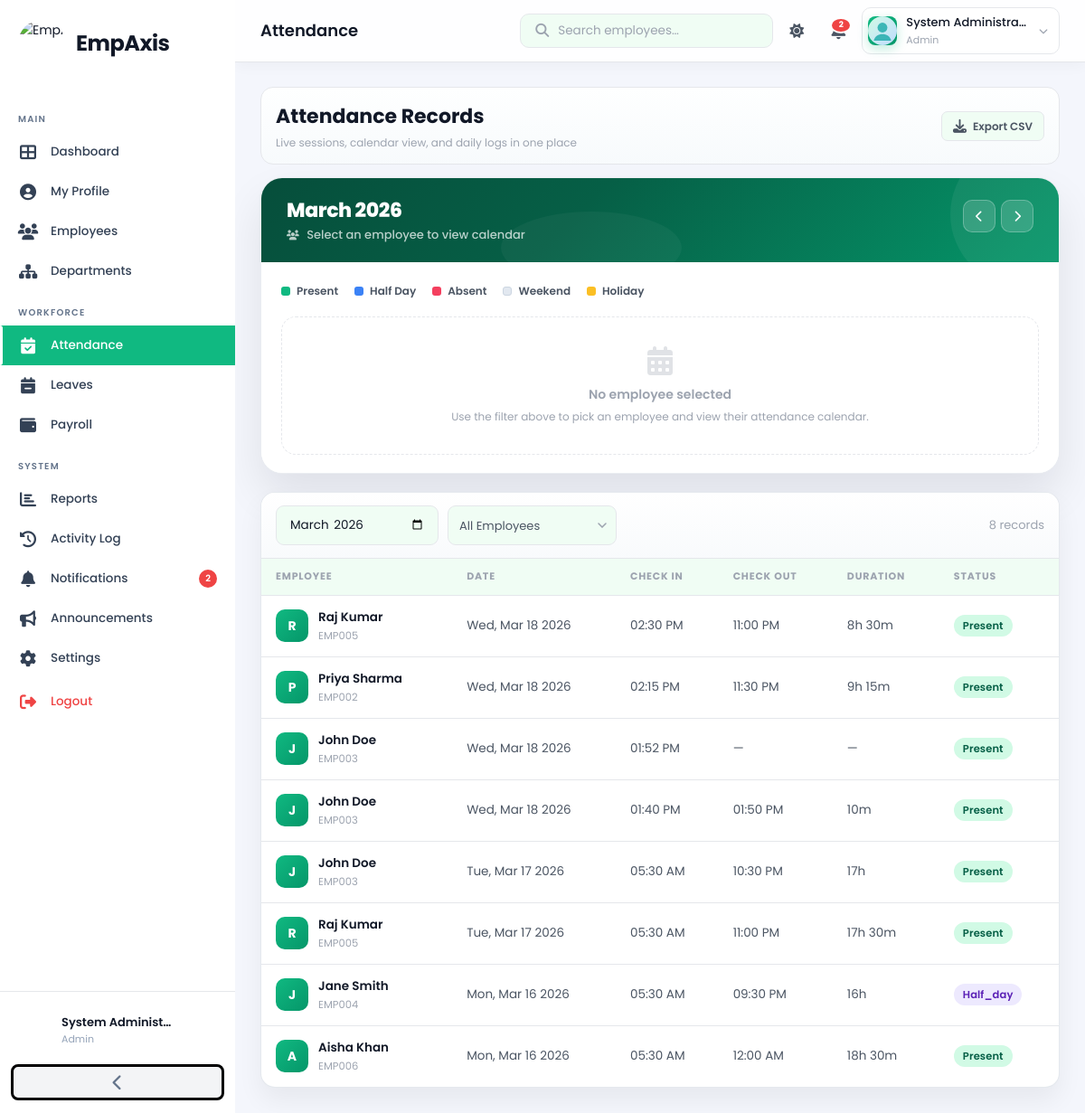
Screenshot of /modules/attendance/index.php (signed in) with the database file from the repository.
### tables this page shows
CREATE TABLE IF NOT EXISTS `attendance` (
  `id`          INT UNSIGNED AUTO_INCREMENT PRIMARY KEY,
  `employee_id` INT UNSIGNED NOT NULL,
  `session_no`  TINYINT UNSIGNED NOT NULL DEFAULT 1  COMMENT 'Session counter for same day (1,2,3...)',
  `check_in`    DATETIME DEFAULT NULL,
  `check_out`   DATETIME DEFAULT NULL,
  `date`        DATE NOT NULL,
  `status`      ENUM('present','absent','half_day','late') DEFAULT 'present',
  `entry_method` ENUM('manual','csv','card_tap') DEFAULT 'manual'
                  COMMENT 'manual=web login, csv=bulk upload, card_tap=future NFC/RFID',
  `card_uid`    VARCHAR(64) DEFAULT NULL COMMENT 'Future: NFC/RFID card UID',
  `created_at`  TIMESTAMP DEFAULT CURRENT_TIMESTAMP,
  CONSTRAINT `fk_att_emp` FOREIGN KEY (`employee_id`) REFERENCES `employees`(`id`) ON DELETE CASCADE,
  UNIQUE KEY `uq_emp_date_session` (`employee_id`,`date`,`session_no`)
);

CREATE TABLE IF NOT EXISTS `employees` (
  `id`            INT UNSIGNED AUTO_INCREMENT PRIMARY KEY,
  `user_id`       INT UNSIGNED NOT NULL,
  `employee_id`   VARCHAR(20) NOT NULL UNIQUE,
  `name`          VARCHAR(150) NOT NULL,
  `email`         VARCHAR(150) NOT NULL,
  `phone`         VARCHAR(20) DEFAULT NULL,
  `department_id` INT UNSIGNED DEFAULT NULL,
  `designation`   VARCHAR(100) DEFAULT NULL,
  `joining_date`  DATE DEFAULT NULL,
  `date_of_birth` DATE DEFAULT NULL,
  `gender`        ENUM('male','female','other') DEFAULT NULL,
  `salary`        DECIMAL(12,2) DEFAULT 0.00,
  `address`       TEXT DEFAULT NULL,
  `city`          VARCHAR(100) DEFAULT NULL,
  `state`         VARCHAR(100) DEFAULT NULL,
  `country`       VARCHAR(100) DEFAULT NULL,
  `postal_code`   VARCHAR(20) DEFAULT NULL,
  `photo`         VARCHAR(255) DEFAULT 'default.png',
  `status`        ENUM('active','inactive','on_leave') DEFAULT 'active',
  `created_at`    TIMESTAMP DEFAULT CURRENT_TIMESTAMP,
  CONSTRAINT `fk_emp_user` FOREIGN KEY (`user_id`) REFERENCES `users`(`id`) ON DELETE CASCADE,
  CONSTRAINT `fk_emp_dept` FOREIGN KEY (`department_id`) REFERENCES `departments`(`id`) ON DELETE SET NULL
);

### includes/auth.php (called while the page is built, shortened)
<?php
function hasRole(string ...$roles): bool
{
    return in_array($_SESSION['role'] ?? '', $roles, true);
}
function appTimezone(): DateTimeZone
{
    static $tz = null;
    return $tz ??= new DateTimeZone('Asia/Kolkata');
}
function utcTimezone(): DateTimeZone
{
    static $tz = null;
    return $tz ??= new DateTimeZone('UTC');
}
function parseStoredUtc(?string $datetime): ?DateTimeImmutable
{
    $value = trim((string)$datetime);
    try {
        return new DateTimeImmutable($value, utcTimezone());
    } catch (\Throwable $e) {
        return null;
    }
}
function storedUtcToUnix(?string $datetime): int
{
    $dt = parseStoredUtc($datetime);
    return $dt ? $dt->getTimestamp() : 0;
}
function formatStoredUtcToApp(?string $datetime, string $format = 'h:i A'): string
{
    $dt = parseStoredUtc($datetime);
    return $dt ? $dt->setTimezone(appTimezone())->format($format) : '—';
}

### modules/attendance/index.php (the view, shortened to what this page needs)
<?php
require_once __DIR__ . '/../../includes/auth.php';
$pdo         = getDB();
$filterDate = $_GET['date'] ?? date('Y-m');
$filterEmp  = (int)($_GET['emp'] ?? 0);
$page       = max(1,(int)($_GET['page']??1));
$perPage    = 15; $offset = ($page-1)*$perPage;
$where  = 'WHERE 1=1';
$params = [];
if ($filterDate) {
    $where .= ' AND DATE_FORMAT(a.date,"%Y-%m") = ?'; $params[] = $filterDate;
}
$countStmt = $pdo->prepare("SELECT COUNT(*) FROM attendance a $where");
$countStmt->execute($params);
$total = $countStmt->fetchColumn();
$stmt = $pdo->prepare("
    SELECT a.*, e.name, e.employee_id AS emp_id, e.photo
    FROM attendance a
    JOIN employees e ON e.id = a.employee_id
    $where ORDER BY a.date DESC, a.check_in DESC
    LIMIT $perPage OFFSET $offset
");
$stmt->execute($params);
$records = $stmt->fetchAll();
function toIST(string $datetime): string {
    return formatStoredUtcToApp($datetime);
}
function formatDuration(int $minutes): string {
    if ($minutes <= 0) return '—';
    $h = intdiv($minutes, 60);
    $m = $minutes % 60;
    if ($h > 0 && $m > 0) return "{$h}h {$m}m";
    if ($h > 0)            return "{$h}h";
    return "{$m}m";
}
$calendarDate        = preg_match('/^\d{4}-\d{2}$/', (string)$filterDate) ? $filterDate : date('Y-m');
$calendarStart       = $calendarDate . '-01';
$calendarTs          = strtotime($calendarStart);
$calendarMonthLabel  = date('F Y', $calendarTs);
$calendarPrev        = date('Y-m', strtotime('-1 month', $calendarTs));
$calendarNext        = date('Y-m', strtotime('+1 month', $calendarTs));
$calendarEmployeeId = 0;
$calendarEmployeeName = '';
require_once __DIR__ . '/../../includes/header.php';
?>
<div class="page-header attendance-page-header">
  <div>
    <h1>Attendance Records</h1>
    <div class="attendance-page-sub">Live sessions, calendar view, and daily logs in one place</div>
  </div>
  <div class="actions">
    <a href="export.php?date=<?= urlencode($filterDate) ?>" class="btn btn-secondary btn-sm">
      <i class="fas fa-download"></i> Export CSV
    </a>
  </div>
</div>
<div class="att-cal-card">
  <div class="att-cal-header">
    <div class="att-cal-header-top">
      <div class="att-cal-month-info">
        <div class="att-cal-month-label"><?= htmlspecialchars($calendarMonthLabel) ?></div>
        <div class="att-cal-emp-name">
          <?php if ($calendarEmployeeId > 0): ?>
            <i class="fas fa-user" style="font-size:11px;margin-right:5px"></i>
            <?= htmlspecialchars($calendarEmployeeName ?: 'Selected Employee') ?>
          <?php else: ?>
            <i class="fas fa-users" style="font-size:11px;margin-right:5px"></i>
            Select an employee to view calendar
          <?php endif; ?>
        </div>
      </div>
      <div class="att-cal-nav">
        <a class="att-cal-nav-btn" href="?date=<?= urlencode($calendarPrev) ?>&emp=<?= (int)$filterEmp ?>">
          <i class="fas fa-chevron-left"></i>
        </a>
        <a class="att-cal-nav-btn" href="?date=<?= urlencode($calendarNext) ?>&emp=<?= (int)$filterEmp ?>">
          <i class="fas fa-chevron-right"></i>
        </a>
      </div>
    </div>
  </div>
  <div class="att-cal-body">
    <div class="att-cal-legend">
      <div class="att-cal-legend-item"><span class="att-cal-dot dot-present"></span>Present</div>
      <div class="att-cal-legend-item"><span class="att-cal-dot dot-half"></span>Half Day</div>
      <div class="att-cal-legend-item"><span class="att-cal-dot dot-absent"></span>Absent</div>
      <div class="att-cal-legend-item"><span class="att-cal-dot dot-weekend"></span>Weekend</div>
      <div class="att-cal-legend-item"><span class="att-cal-dot dot-holiday"></span>Holiday</div>
    </div>
    <?php if ($calendarEmployeeId <= 0): ?>
      <div style="padding:32px 20px;text-align:center;border:1.5px dashed var(--border);border-radius:16px;color:var(--text-light)">
        <i class="fas fa-calendar-alt" style="font-size:32px;opacity:.3;display:block;margin-bottom:10px"></i>
        <div style="font-weight:600;font-size:14px">No employee selected</div>
        <div style="font-size:12px;margin-top:4px">Use the filter above to pick an employee and view their attendance calendar.</div>
      </div>
    <?php endif; ?>
  </div>
</div>
<div class="card attendance-table-card">
  <div class="table-toolbar">
    <form method="GET" style="display:flex;gap:10px;flex-wrap:wrap;flex:1">
      <input type="month" name="date" value="<?= $filterDate ?>"
             class="form-control" style="max-width:180px" onchange="this.form.submit()">
      <?php if (hasRole('admin','hr')): ?>
      <select name="emp" class="filter-select" onchange="this.form.submit()">
        <option value="">All Employees</option>
      </select>
      <?php endif; ?>
    </form>
    <span style="font-size:13px;color:var(--text-light)"><?= $total ?> records</span>
  </div>
  <div class="data-table-wrap">
    <table class="data-table">
      <thead>
        <tr>
          <?php if (hasRole('admin','hr')): ?><th>Employee</th><?php endif; ?>
          <th>Date</th>
          <th>Check In</th>
          <th>Check Out</th>
          <th>Duration</th>
          <th>Status</th>
        </tr>
      </thead>
      <tbody>
        <?php foreach ($records as $r):
          $workedMinutes = (int)($r['worked_minutes'] ?? 0);
          if ($workedMinutes <= 0 && !empty($r['check_in']) && !empty($r['check_out'])) {
              $workedMinutes = max(1, (int)ceil((storedUtcToUnix((string)$r['check_out']) - storedUtcToUnix((string)$r['check_in'])) / 60));
          }
        ?>
        <tr>
          <?php if (hasRole('admin','hr')): ?>
          <td>
            <div class="emp-cell">
              <div class="emp-avatar"><?= strtoupper(substr($r['name'], 0, 1)) ?></div>
              <div>
                <div class="emp-name"><?= htmlspecialchars($r['name']) ?></div>
                <div class="emp-id"><?= $r['emp_id'] ?></div>
              </div>
            </div>
          </td>
          <?php endif; ?>
          <td><?= date('D, M d Y', strtotime($r['date'])) ?></td>
          <td><?= !empty($r['check_in'])  ? toIST((string)$r['check_in'])  : '—' ?></td>
          <td><?= !empty($r['check_out']) ? toIST((string)$r['check_out']) : '—' ?></td>
          <td><?= formatDuration($workedMinutes) ?></td>
          <td>
            <span class="badge badge-<?= $r['status'] === 'present' ? 'active' : ($r['status'] === 'absent' ? 'inactive' : 'leave') ?>">
              <?= ucfirst($r['status']) ?>
            </span>
          </td>
        </tr>
        <?php endforeach; if (!$records): ?>
        <tr>
          <td colspan="6" class="text-center text-muted" style="padding:40px">No records found</td>
        </tr>
        <?php endif; ?>
      </tbody>
    </table>
  </div>
</div>
<?php
require_once __DIR__ . '/../../includes/footer.php';
?>

### rows the page displays
attendance: employee.name "R", employee.name "Raj Kumar", employee.employee_id "EMP005", date "Wed, Mar 18 2026", check_in "02:30 PM", check_out "11:00 PM", formatDuration($workedMinutes) "8h 30m", status "Present"
attendance: employee.name "P", employee.name "Priya Sharma", employee.employee_id "EMP002", date "Wed, Mar 18 2026", check_in "02:15 PM", check_out "11:30 PM", formatDuration($workedMinutes) "9h 15m", status "Present"
attendance: employee.name "J", employee.name "John Doe", employee.employee_id "EMP003", date "Wed, Mar 18 2026", check_in "01:52 PM", workedMinutes "—", status "Present"
attendance: employee.name "J", employee.name "John Doe", employee.employee_id "EMP003", date "Wed, Mar 18 2026", check_in "01:40 PM", check_out "01:50 PM", formatDuration($workedMinutes) "10m", status "Present"
attendance: employee.name "J", employee.name "John Doe", employee.employee_id "EMP003", date "Tue, Mar 17 2026", check_in "05:30 AM", check_out "10:30 PM", formatDuration($workedMinutes) "17h", status "Present"
attendance: employee.name "R", employee.name "Raj Kumar", employee.employee_id "EMP005", date "Tue, Mar 17 2026", check_in "05:30 AM", check_out "11:00 PM", formatDuration($workedMinutes) "17h 30m", status "Present"
attendance: employee.name "J", employee.name "Jane Smith", employee.employee_id "EMP004", date "Mon, Mar 16 2026", check_in "05:30 AM", check_out "09:30 PM", formatDuration($workedMinutes) "16h", status "Half_day"
attendance: employee.name "A", employee.name "Aisha Khan", employee.employee_id "EMP006", date "Mon, Mar 16 2026", check_in "05:30 AM", check_out "12:00 AM", formatDuration($workedMinutes) "18h 30m", status "Present"

### other values shown
min($unread,99) "2"
mb_strimwidth($displayName,0,16,'…') "System Administ…"
$role "Admin"
$pageTitle "Attendance"
min($unread, 99) "2"
mb_strimwidth($displayName, 0, 18, '…') "System Administra…"
$_SESSION['role'] "Admin"
$calendarMonthLabel "March 2026"
$total "8"
